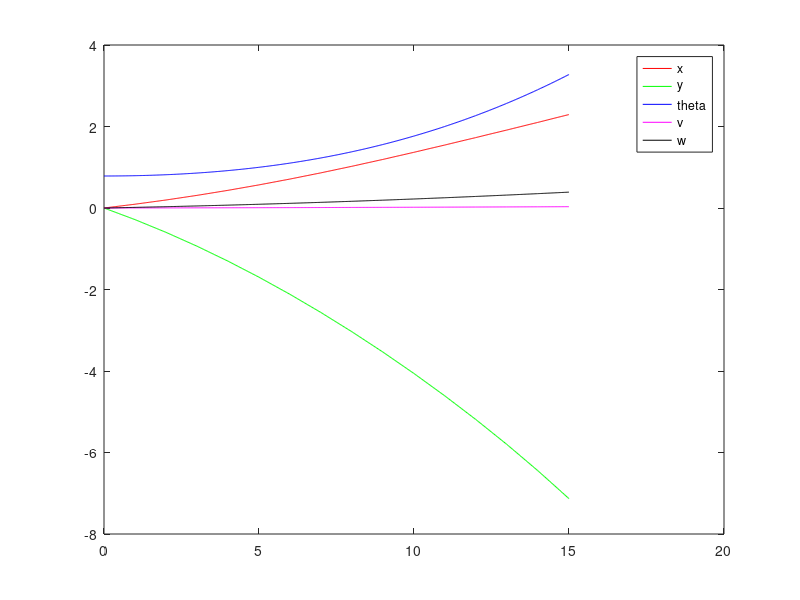
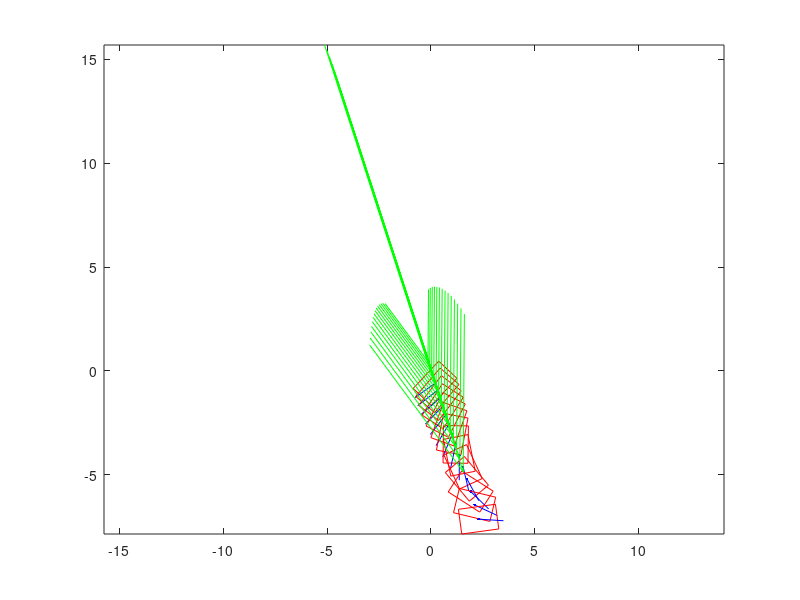

The MATLAB source for these figures, in order:

function main

global p1 p2 p3 p4 p5 p6 p7 p8 p9 p10 p11 ...
       a_tw psi_tw delta_s delta_r Wc_aw Wp_aw gs gr ...
       A_sail A_rudder rho_air K_s K_r F_s F_r % x y theta v w

% model 
p1 = 0.03;
p2 = 40;
p3 = 60;
p4 = 200;
p5 = 1500;
p6 = 0.5;
p7 = 0.5;
p8 = 2;
p9 = 120;
p10 = 400;
p11 = 0.2;

A_sail = 0.25;
A_rudder = 0.05;
rho_air = 1.225;
K_s = 0.5 * rho_air * A_sail;
K_r = 0.5 * rho_air * A_rudder; 

% time 
tspan = [0 1];

% intial conditions
x = 0
y = 0
theta = pi/4
v = 0
w = 0

Z_init = [x y theta v w]

% input parameters
% wind
a_tw = 10
psi_tw = pi * 1.6

% rudder and sail angle
delta_s = -0.2                                         
delta_r = 0                                       

% computed parameters
%actual wind
Wc_aw = [(a_tw * cos(psi_tw - theta) - v); ...
         (a_tw * sin(psi_tw - theta))]

Wp_aw = [hypot(Wc_aw(2,:), Wc_aw(1,:)); ...
         atan2(Wc_aw(2,:), Wc_aw(1,:))]  
     
a_aw = Wp_aw(1,:);
psi_aw = Wp_aw(2,:);

% force on sail and rudder     
% gs = -p4 * a_aw * sin(delta_s - psi_aw) 
% gr = -sign(psi_aw) * min(abs(pi - abs(psi_aw)), abs(delta_s)) 

% lift and drag coefficients: function of angle of attack
Cl_s = 1;
Cd_s = 0.1;
Cl_r = 1;
Cd_r = 0.1;

L_s = K_s * a_aw * Cl_s;
D_s = K_s * a_aw * Cd_s;
L_r = K_r * v^2 * Cl_r;
D_r = K_r * v^2 * Cd_r;

gs = -p4 * a_aw * sin(delta_s - psi_aw)     
gr = -p5 * v^2 * sin(delta_r)
%gr = -sign(psi_aw) * min(abs(pi - abs(psi_aw)), abs(delta_s));

F_s = [-hypot(L_s, D_s); ...
       atan2(L_s, D_s)]  

F_r = [-hypot(L_r, D_r); ...
       atan2(L_r, D_r)];    

figure(1)
figure(2)

for j = 1:15

    [t,z] = ode45(@(t,Z) sailboat(t,Z), tspan, Z_init);

    figure(1)
    plot(t,z(:,1),'r',t,z(:,2),'g', ...
       t,z(:,3),'b',t,z(:,4),'m',t,z(:,5),'k')
    hold on

%     figure(2)
%    
%     plot(t,z(:,1),'r',t,z(:,2),'g', ...
%         t,z(:,3),'b',t,z(:,4),'m',t,z(:,5),'k')
%     hold on
    
    % update initial conditions for next iteration: x y theta v w
    for i=1:5
        Z_init(i) = z(end,i);
    end
    
    figure(2) 
    DrawRectangle([Z_init(1), Z_init(2), 1.8, 1.2, Z_init(3), 1.2, ...
                   delta_s, a_tw, psi_tw], 'r-'); 
    plot(Z_init(1), Z_init(2),'b')
    hold on
    
    % update tspan
    tspan = tspan + 1;
    
    % CONTROLLER                    % todo!
    % update sail and rudder angle
    %delta_s = abs(delta_s) + 0.05
    %delta_r = abs(delta_r) + 0.1
    
    
    % update wind angle and magnitude    
    a_tw = abs(a_tw) + 1;
    psi_tw = abs(psi_tw);   
%     if (j > 9)
%         %psi_tw = -1 * psi_tw
%         delta_s = 0
%         
%     end

    
    % re-compute parameters
    Wc_aw = [(a_tw * cos(psi_tw - theta) - v); ...
         (a_tw * sin(psi_tw - theta))];

    Wp_aw = [hypot(Wc_aw(2,:), Wc_aw(1,:)); ...
         atan2(Wc_aw(2,:), Wc_aw(1,:))]; 
     
    a_aw = Wp_aw(1,:);    
    psi_aw = Wp_aw(2,:); 
    
    L_s = K_s * a_aw * Cl_s;
    D_s = K_s * a_aw * Cd_s;
    L_r = K_r * Z_init(4)^2 * Cl_r;
    D_r = K_r * Z_init(4)^2 * Cd_r;

    gs = -p4 * a_aw * sin(delta_s - psi_aw)     
    gr = -p5 * Z_init(4)^2 * sin(delta_r)

    F_s = [-hypot(L_s, D_s); ...
           atan2(L_s, D_s)]  

    F_r = [-hypot(L_r, D_r); ...
           atan2(L_r, D_r)];
   
end

figure(1)
legend('x', 'y', 'theta', 'v', 'w')

function dZdt = sailboat(t,Z)

global p1 p2 p3 p4 p5 p6 p7 p8 p9 p10 p11 ...
       a_tw psi_tw delta_s delta_r Wc_aw Wp_aw gs gr ...
       A_sail A_rudder rho_air K_s K_r F_s F_r; % x y theta v w

dZdt = [ ...
        % x
        Z(4) * cos(Z(3)) + p1 * a_tw * cos(psi_tw); ...
        % y
        Z(4) * sin(Z(3)) + p1 * a_tw * sin(psi_tw); ...
        % theta
        Z(5); ...
        % v
%         (gs * sin(delta_s) - gr * p11 * sin(delta_r) - p2 * Z(4)^2) / p9; ...
        ( -F_s(1,:) * cos(F_s(2,:)) + F_r(1,:) * cos(F_r(2,:))) / p9; ...
        % w
%         (gs * (p6 - p7 * cos(delta_s)) - gr * p8 * cos(delta_r) - p3 ...
%           * Z(5) * Z(4)) / p10; ...
        ( -F_s(1,:) * sin(F_s(2,:)) * (p6 - p7 * cos(delta_s))) ...
        - (-F_r(1,:) * sin(F_r(2,:)) * p8 * cos(delta_r)) / p10; ...
        ];
    
function h = DrawRectangle(param,style)
%--------------------------------------------------------------------------
% H = DRAWRECTANGLE(PARAM,STYLE)
% This function draws a rectangle with the given parameters:
% - inputs:
%          param................... 1x5 array
%          - param = [a, b, w, h, theta]
%          - (a,b): the center of the rectangle
%          - (w,h): width and height of the rectangle > 0
%          - theta: the rotation angle of the rectangle
%          style................... string
%          - plot style string
% - output:
%          h....................... plot handler
%
%   Usage Examples,
%
%   DrawRectangle([0 0 1 1 0]); 
%   DrawRectangle([-1,2,3,5,3.1415/6],'r-');
%   h = DrawRectangle([0,1,2,4,3.1415/3],'--');
%
%   Rasoul Mojtahedzadeh (mojtahedzadeh _a_ gmail com)
%   Version 1.00
%   November, 2011
%--------------------------------------------------------------------------

if (nargin <1),
    error('Please see help for INPUT DATA.');
elseif (nargin==1)
    style='b-';
end;
[m,n] = size(param);
if(m ~= 1 || n ~= 9)
    error('param should be an 1x5 array.');
end
if(param(3) <=0 || param(4) <=0)
    error('width and height must be positive values.');
end
a = param(1);
b = param(2);
w = param(3);
h = param(4);
l = param(6);
theta = param(5);
delta_s = param(7);
a_tw = param(8);
psi_tw = param(9);

X = [-w/2 w/2 w/2 -w/2 -w/2];
Y = [h/2 h/2 -h/2 -h/2 h/2];
P = [X;Y];
ct = cos(theta);
st = sin(theta);
R = [ct -st;st ct];
P = R * P;
h = plot(P(1,:)+a,P(2,:)+b,style);

S = [a, a + l * cos(theta + delta_s - pi); ...
     b, b + l * sin(theta + delta_s - pi)];
f = plot(S(1,:),S(2,:),'b');

% W = [a + a_tw * cos(psi_tw), -a_tw * cos(psi_tw); ...
%      b + a_tw * sin(psi_tw), -a_tw * sin(psi_tw)];
W = [a - a_tw * cos(psi_tw), a_tw * cos(psi_tw); ...
     b - a_tw * sin(psi_tw), a_tw * sin(psi_tw)];
g = quiver(W(1,1),W(2,1),W(1,2),W(2,2),'g');
axis equal;


% convert variable name to string
% source: http://stackoverflow.com/questions/11453165/matlab-get-string-containing-variable-name
% function out = varname(var)
%   out = inputname(1);
%   
% function out = legend_from_array(vals)
%       len = length(vals)
%       legendCell = [zeros(1,len)]
%       for j = 1:len
%           legendCell(j) %= inputname(vals(j))
%           vals(j)
%           inputname(vals(j))
%       end          

% function out = varname(var)
%   out = inputname(1);
